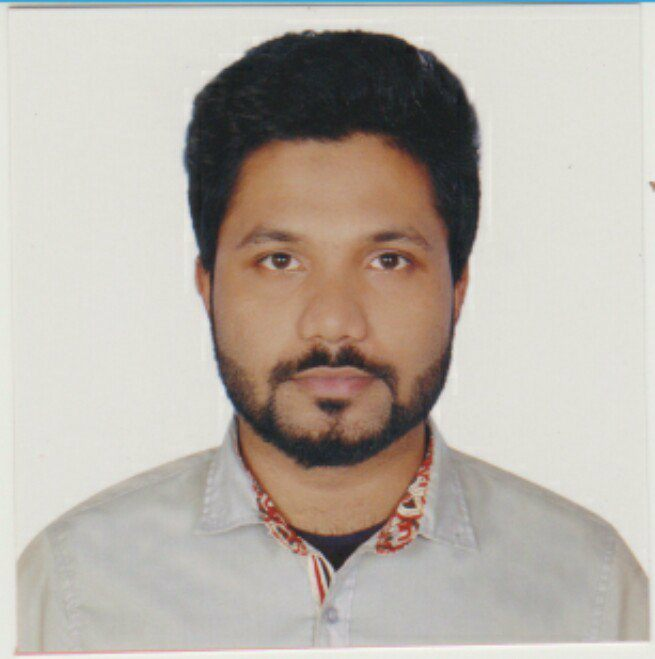
%> input picture img proc/add2.jpg, 655 x 659 px
$ octave histogram.m   (GNU Octave 9; MATLAB toolbox functions it lacks are replaced by stand-ins)
%> lines starting %> are read from the running program, lines starting %| are printed output that depends on the picture
clc;
clear all;
close all;
a=rgb2gray(imread('add2.jpg'));
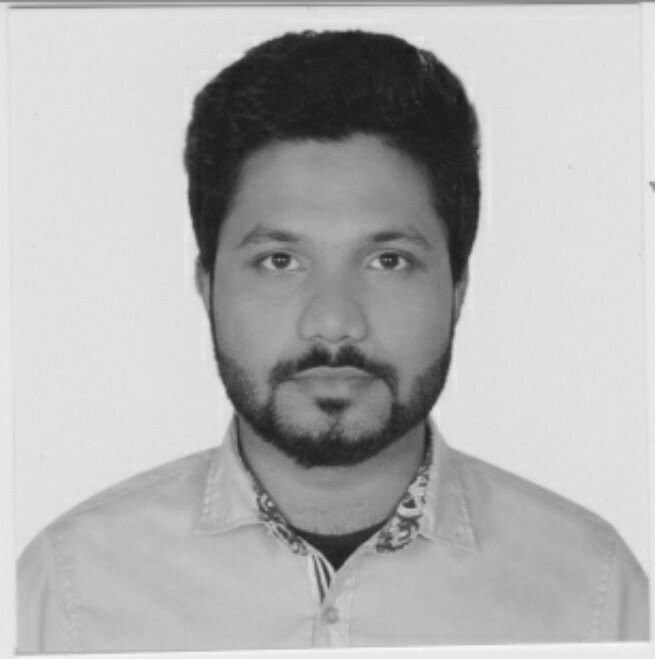
%> a: size 659x655 uint8; min 23, max 249, mean 178.3

subplot(2,2,1),imshow(a),title('Orginal Image');
subplot(2,2,2),imhist(a),title('histogram');
%> after `title('histogram')`:
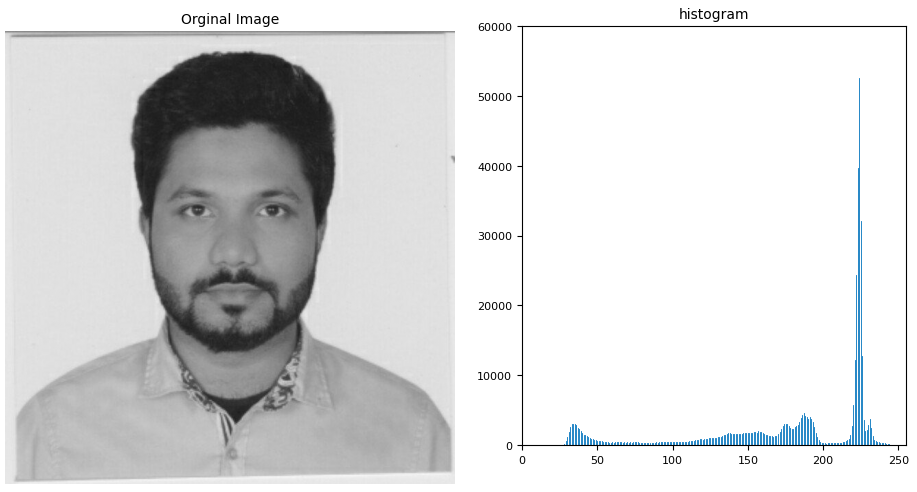
%> figure redrawn from the program's plot data, 2 panels

$ run again, with img proc/add1.jpg copied over img proc/add2.jpg
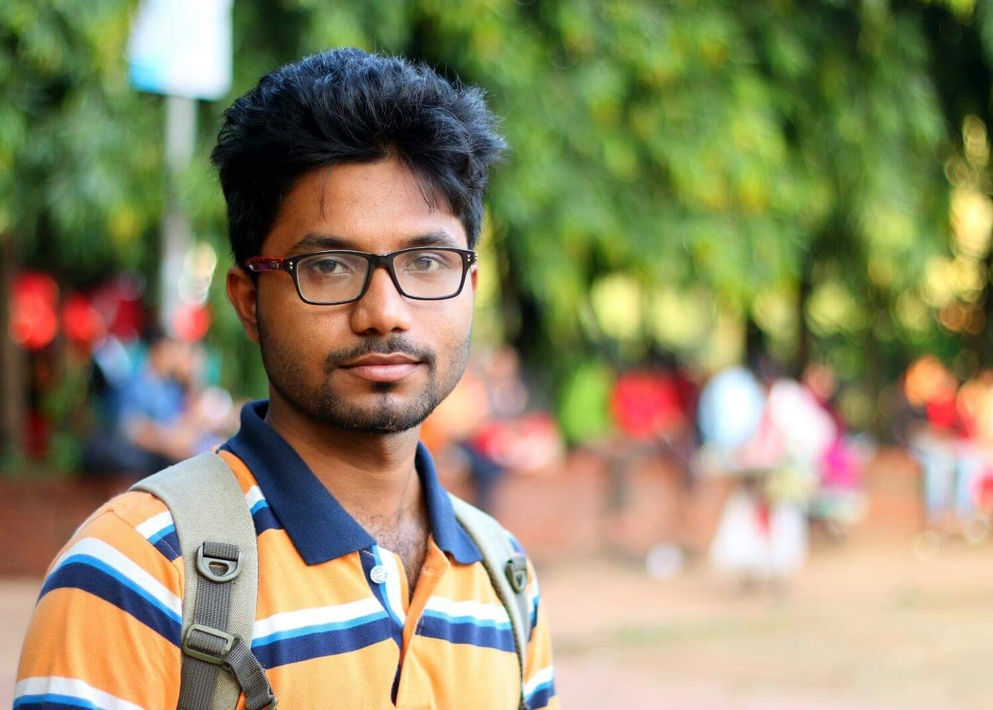
%> input picture img proc/add1.jpg, 993 x 710 px, shrunk from 1497 x 1071 before the run
%> `a=rgb2gray(imread('add2.jpg'));`:
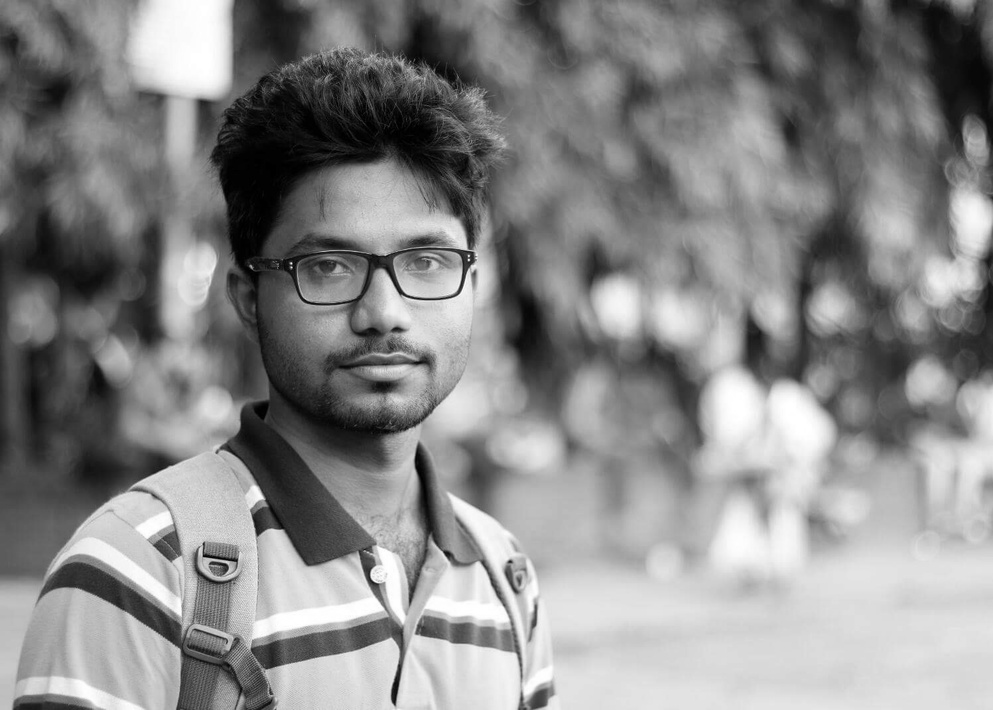
%> a: size 710x993 uint8; min 0, max 255, mean 136.1
%> `title('histogram')`:
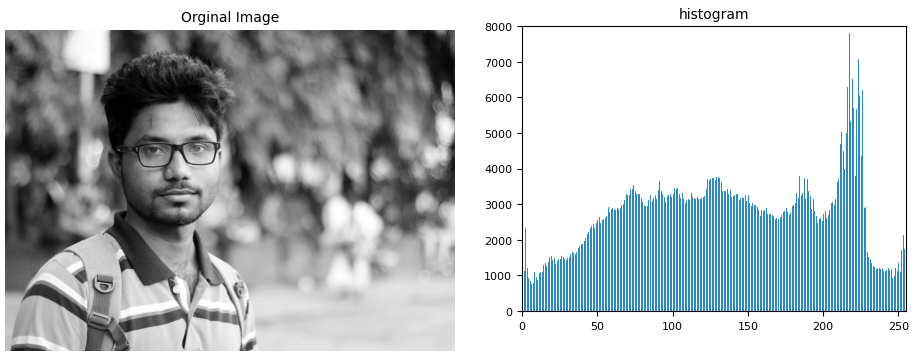
%> figure redrawn from the program's plot data, 2 panels

$ run again, with img proc/add3.jpg copied over img proc/add2.jpg
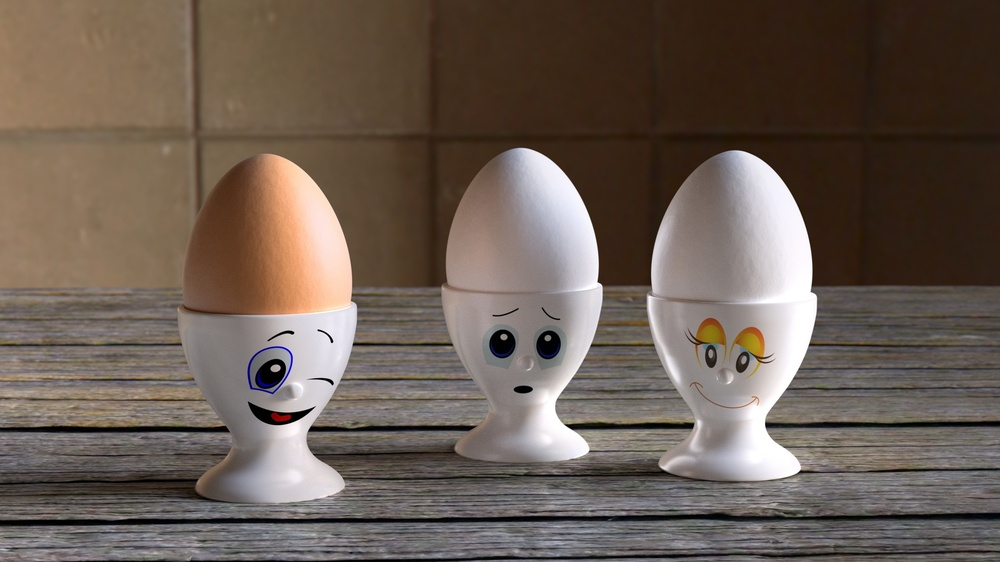
%> input picture img proc/add3.jpg, 1000 x 562 px, shrunk from 1920 x 1080 before the run
%> `a=rgb2gray(imread('add2.jpg'));`:
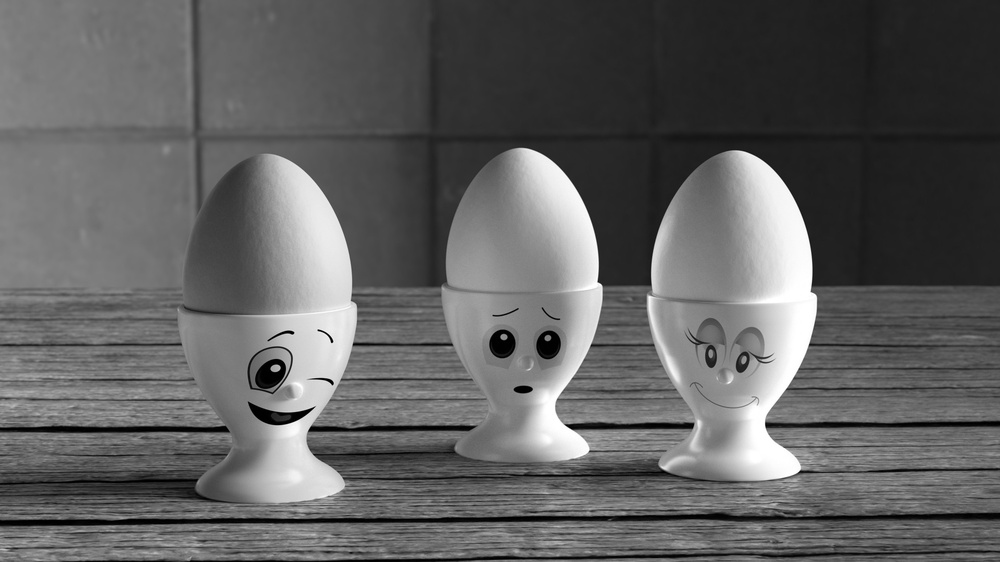
%> a: size 562x1000 uint8; min 0, max 255, mean 96.8
%> `title('histogram')`:
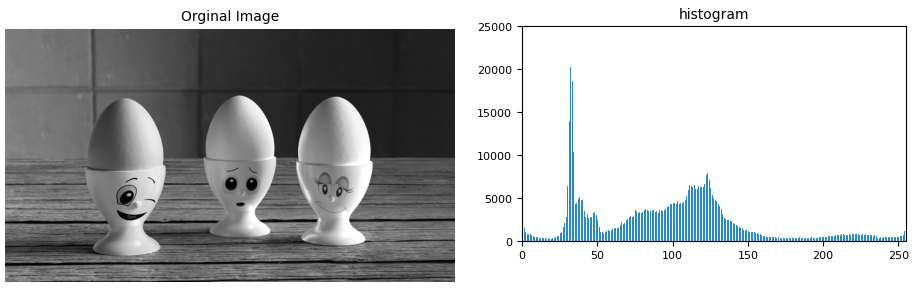
%> figure redrawn from the program's plot data, 2 panels

$ run again, with img proc/add4.jpg copied over img proc/add2.jpg
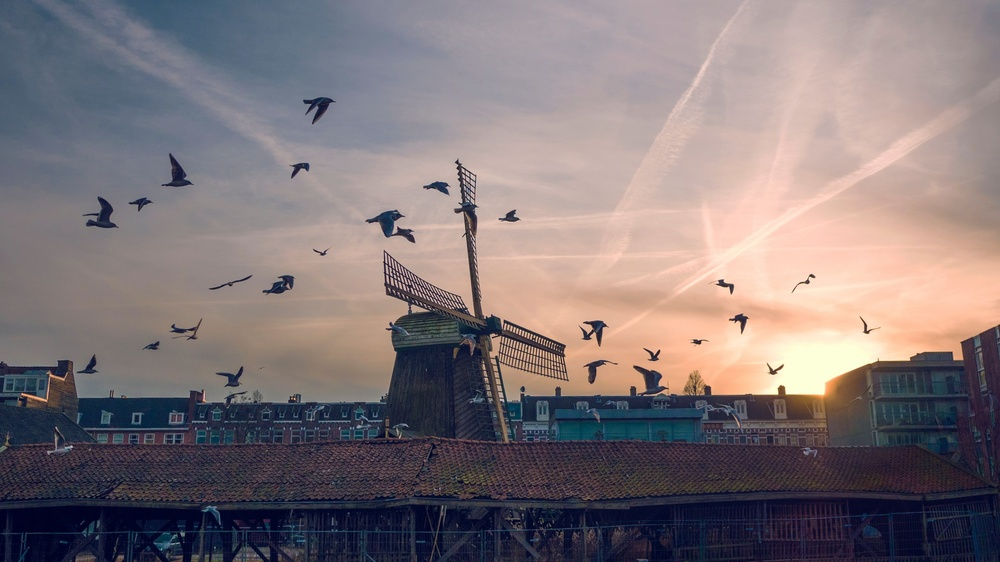
%> input picture img proc/add4.jpg, 1000 x 562 px, shrunk from 1920 x 1080 before the run
%> `a=rgb2gray(imread('add2.jpg'));`:
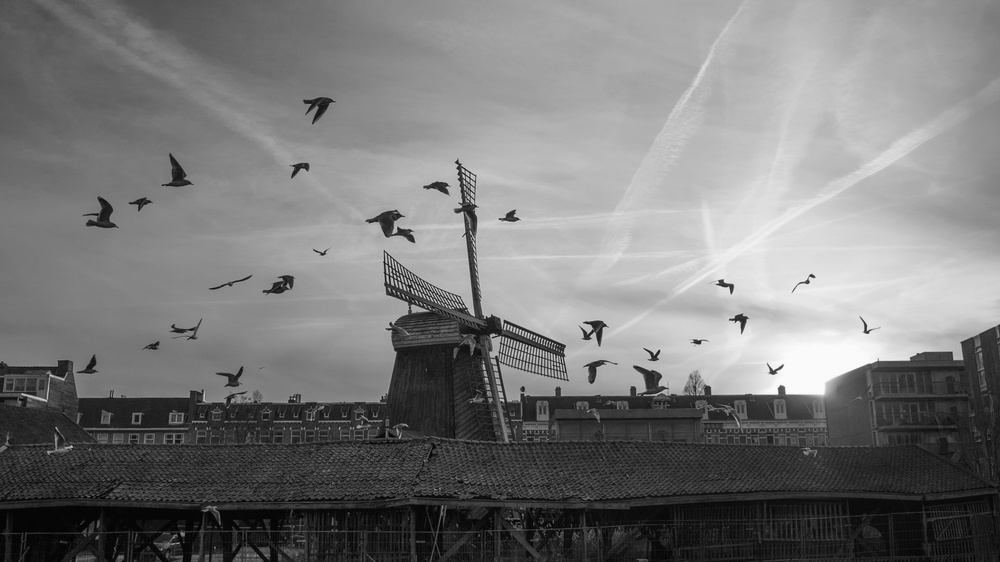
%> a: size 562x1000 uint8; min 2, max 251, mean 121
%> `title('histogram')`:
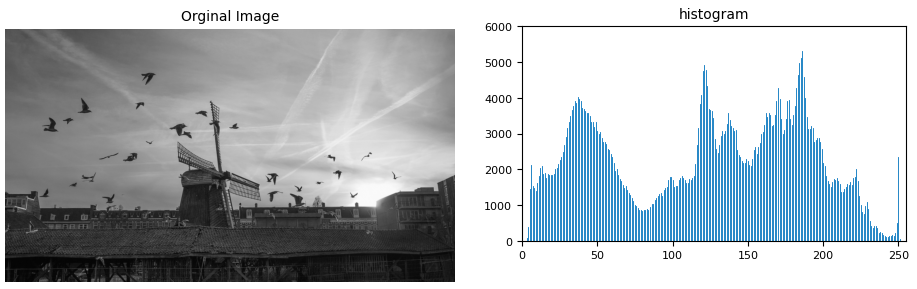
%> figure redrawn from the program's plot data, 2 panels
